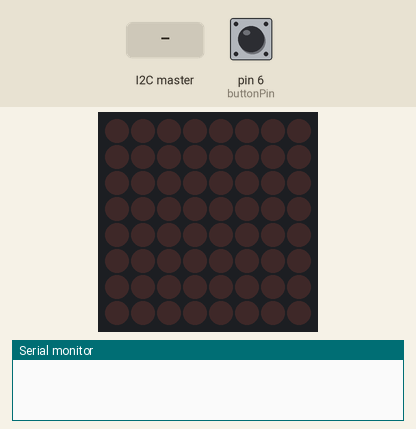
The sketch below on a simulated Arduino Uno, built with avr-gcc and run on an emulated ATmega328P. Shown: 8×8 LED matrix, the last lines printed to the serial monitor. The inputs (shaded band) are chosen by the test bench; at power-on: pin 6 (buttonPin) LOW.

Above: at 1.2 s.
1.3 s: pin 6 (buttonPin) pulled HIGH for 0.15 s
4.4 s: pin 6 (buttonPin) pulled HIGH for 1 s
6.9 s: the I2C master sends "M"
At 8.2 s:
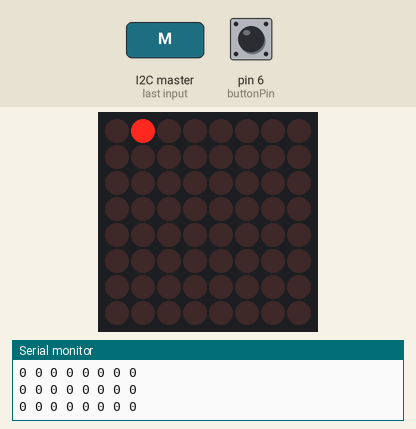
8.5 s: the I2C master sends "N"
At 9.1 s:
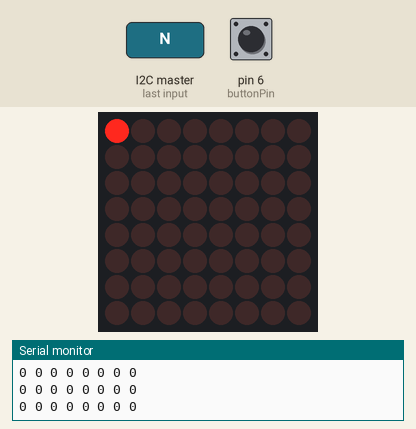
10.2 s: the I2C master sends "O"
At 11.2 s:
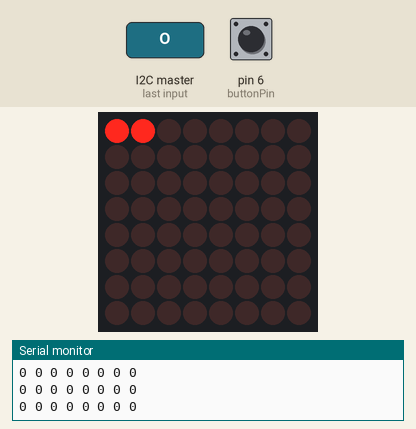
Timing chart, 0 to 12.9 s (numbered marks = the images above; inputs shaded):
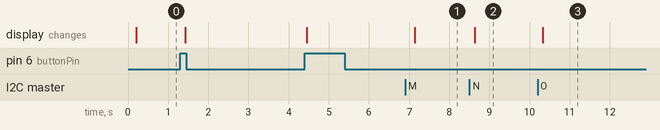

Measured:
- after the input at 6.9 s, the display: changes after 0.24 s (image 1)
- after the input at 8.5 s, the display: changes after 0.13 s (image 2)
- after the input at 10.2 s, the display: changes after 0.12 s (image 3)

The sketch:

display.ino
```cpp
#include "LedControl.h" // LedControl library is used for controlling a LED matrix. Find it using Library Manager or download zip here: https://github.com/wayoda/LedControl
#include <Wire.h>
#include <String.h>

// 1)light up the led when the info is 1
// 2)at least three consecutive lights to represent the length of the snake
// 3) increase the light from the tail as the snake eats
// more pellets
// 4)somehow show a separate light to represent food pellet


unsigned long t;


char i2c_rcv;

char board[8][8];

const int buttonPin = 6;  // the number of the pushbutton pin 2
int buttonState = 0;  // variable for reading the pushbutton status
int oldButtonState = 0;

bool button = false;


// there are defined all the pins
struct Pin {

  static const short CLK = 10;   // clock for LED matrix
  static const short CS  = 11;  // chip-select for LED matrix
  static const short DIN = 12; // data-in for LED matrix
};


const short intensity = 6;
int potPin = A0; // potentiometer for snake speed control

void setup()
{

  Serial.begin(9600);
  Wire.begin(0x08); // your address in this communication
  Wire.onReceive(dataRcv);
  initialize();         // initialize pins & LED matrix
  wipeBrd(); // initializes all the values in the board to zero
  t = millis();

}


void loop()
{

  int ct = millis();

  if ((ct - t) > 200) {

    drawBoard();
    t = ct;
  }


}

void dataRcv(int numBytes) {
  String arr = "";
  while (Wire.available()) {
    arr += (char) (Wire.read());
  }
//  Serial.println(arr);
  decodeBoard(arr);
  printBoardtoSerial();


}


LedControl matrix(Pin::DIN, Pin::CLK, Pin::CS, 1);


// artificial logarithmity (steepness) of the potentiometer (-1 = linear, 1 = natural, bigger = steeper (recommended 0...1))
const float logarithmity = 0.4;


void initialize() {

  matrix.shutdown(0, false);
  matrix.setIntensity(0, intensity);
  matrix.clearDisplay(0);


}


static void decodeBoard(String brdCode) {

   int codePos = 0;

  for (int i = 0; i < 8; i++) {
    for (int j = 0; j < 8; j += 2) {
      char curr = brdCode.charAt(codePos);
      if (curr == 'L') {
        board[i][j] = '0';
        board[i][j + 1] = '0';
      } else if (curr == 'M') {
        board[i][j] = '0';
        board[i][j + 1] = '1';
      } else if (curr == 'N') {
        board[i][j] = '1';
        board[i][j + 1] = '0';
      } else if (curr == 'O') {
        board[i][j] = '1';
        board[i][j + 1] = '1';
      }
      codePos++;
    }
  }

}

// initializes the board to zero
void wipeBrd() {
  for (int i = 0; i < 8; i++) {
    for (int j = 0; j < 8; j++) {
      board[i][j] = '0';
    }
  }
}


void drawBoard() {
  matrix.clearDisplay(0);
  for (int i = 0; i < 8; i++) {
    for (int j = 0; j < 8; j++) {
    buttonState = digitalRead(buttonPin);
      bool state;
             // check if the pushbutton is pressed. If it is, the buttonState is HIGH:
 /*
   if (buttonState == HIGH && oldButtonState == LOW) {
           if (button == false) {
            Serial.println("Turn off");

             matrix.setLed(0, i, j, false);
             button = true;
           } else if (button == true) {
            Serial.println("Turn on");

              matrix.setLed(0, i, j, true);
             button = false;
           }
   }
    oldButtonState = buttonState;

*/

      if (board[i][j] == '0') {
        state = false;
        matrix.setLed(0, i, j, false);

      } else {

        state = true;

  }

    // use this buttton to turn the led on the matrix board on and then off
    // and then back on again
   if (buttonState == HIGH && oldButtonState == LOW) {
           if (button == false) {
            Serial.println("Turn off");
          //  matrix.setIntensity(0, 0);
            matrix.shutdown(0, true);
             button = true;
           } else if (button == true) {
            Serial.println("Turn on");

            //  matrix.setIntensity(0, 8);
              matrix.shutdown(0, false);
             button = false;
           }
   }
    oldButtonState = buttonState;

      matrix.setLed(0, i, j, state);
    }
  }

}

void printBoardtoSerial() {
for (int i = 0; i < 8; i++) {
    for (int j = 0; j < 8; j++) {
     Serial.print(board[i][j]);
     Serial.print(" ");
    }
    Serial.println();
  }

}
```
